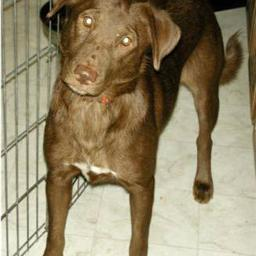
#> input picture datasets/dogs/dog_00000.JPG, 256 x 256 px; its folder holds 4 pictures in this run
$ python process_images_dataset.py
#> lines starting #> are read from the running program, lines starting #| are printed output that depends on the picture
#> further down, img is the input picture: PIL image 256x256 RGB; mean R, G, B 146.6, 133.8, 104.5
import numpy as np
from PIL import Image
import glob


def square_crop_Image(img):
    w, h = img.size
#> w = 256; h = 256
    left = 0
    top = 0
    bottom = 0
    right = 0
    if w > h:
        diff = int((w-h)/2)
        left = diff
        right = int(w - diff)
        bottom = h
    else:
        diff = int(h - w)/2
#> diff = 0
        right = w
#> right = 256
        top = diff
#> top = 0
        bottom = int(h-diff)
#> bottom = 256

    sq_img = img.crop((left, top, right, bottom))
    return sq_img


images = []
ext = ['JPG']    # Add image formats here
imdir = r"C:\Users\avina\Documents\Deep Learning\datasets\cats-dogs\dataset\training_set\dogs"
files = []
[files.extend(glob.glob(imdir + '\*.' + e)) for e in ext]
j=0
for img in files:
    j+=1
    img = Image.open(img)
    img = img.convert('RGB')
    img = square_crop_Image(img)
    img = img.resize((256,256))
    img_arr = np.array(img)
    if len(img_arr.shape) != 3:
        print("Found the outlier ", img_arr.shape)
        continue
    images.append(img_arr)

    if j%500 == 0:
        print("Image no. ",j," loaded")


for i in range(len(images)):
    if len(images[i].shape) != 3:
        print("Found the outlier ", images[i].shape)
        continue
    data = Image.fromarray(images[i])
    img_name = str(i).rjust(5, "0") + ".JPG"
    if i%500 == 0:
        print("image no. ", i ," saved")
    data.save(r"C:\Users\avina\Documents\Deep Learning\Neural networks and deep learning"
    r"\Deep Neural network\datasets\dogs_256px\dog_"+img_name)
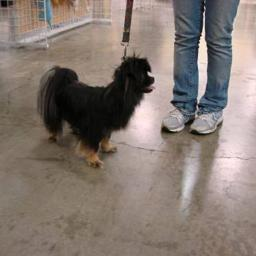
#> data: PIL image 256x256 RGB; mean R, G, B 132.8, 121, 113.8
